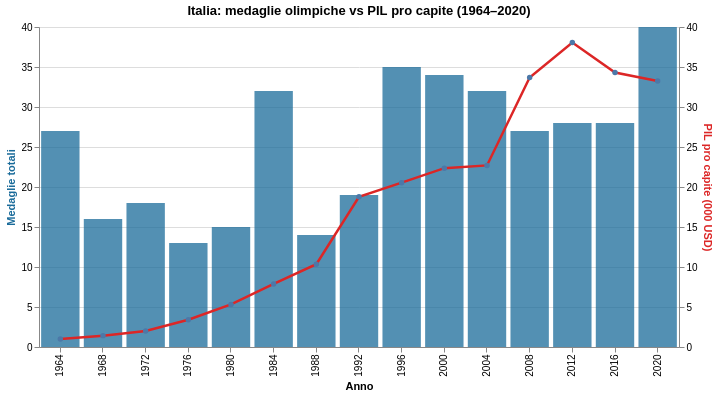

Notebook cell for this chart:
### Markdown cell above
### 6.4 Focus Italia — medaglie vs PIL pro capite

### Code cell
italy = df_summer[df_summer["country"]=="Italy"].sort_values("year").copy()
italy["gdp_k"] = italy["NY.GDP.PCAP.CD"] / 1000  # in migliaia USD

# Barre medaglie
bars_ita = (
    alt.Chart(italy)
    .mark_bar(color=BLUE, opacity=0.75)
    .encode(
        x=alt.X("year:O", title="Anno"),
        y=alt.Y("total:Q", title="Medaglie totali", axis=alt.Axis(titleColor=BLUE)),
        tooltip=["year:O", alt.Tooltip("total:Q", title="Medaglie"),
                 alt.Tooltip("gdp_k:Q", title="PIL p.c. (k$)", format=".1f")]
    )
)

# Linea PIL pro capite su asse secondario
line_gdp = (
    alt.Chart(italy.dropna(subset=["gdp_k"]))
    .mark_line(color=RED, strokeWidth=2.5, point=True)
    .encode(
        x="year:O",
        y=alt.Y("gdp_k:Q", title="PIL pro capite (000 USD)",
                axis=alt.Axis(titleColor=RED)),
        tooltip=["year:O", alt.Tooltip("gdp_k:Q", title="PIL p.c. (k$)", format=".1f"),
                 alt.Tooltip("total:Q", title="Medaglie")]
    )
)

alt.layer(bars_ita, line_gdp).resolve_scale(y="independent").properties(
    title="Italia: medaglie olimpiche vs PIL pro capite (1964–2020)",
    width=640, height=320
).display()

r_ita, p_ita = stats.pearsonr(
    italy.dropna(subset=["NY.GDP.PCAP.CD"])["total"],
    italy.dropna(subset=["NY.GDP.PCAP.CD"])["NY.GDP.PCAP.CD"])
print(f"Correlazione Italia — medaglie vs PIL pro capite: r={r_ita:.3f}  (p={p_ita:.3f})")

### Figure 1 — Vega-Lite specification as saved in the notebook (floating-point values rounded to 4 significant figures)
{"config": {"view": {"continuousWidth": 300, "continuousHeight": 300}}, "layer": [{"data": {"name": "data-9da89c2194ff69effba55dcb8aa8a7d1"}, "mark": {"type": "bar", "color": "#1A6B9A", "opacity": 0.75}, "encoding": {"tooltip": [{"field": "year", "type": "ordinal"}, {"field": "total", "title": "Medaglie", "type": "quantitative"}, {"field": "gdp_k", "format": ".1f", "title": "PIL p.c. (k$)", "type": "quantitative"}], "x": {"field": "year", "title": "Anno", "type": "ordinal"}, "y": {"axis": {"titleColor": "#1A6B9A"}, "field": "total", "title": "Medaglie totali", "type": "quantitative"}}}, {"data": {"name": "data-9da89c2194ff69effba55dcb8aa8a7d1"}, "mark": {"type": "line", "color": "#DC2626", "point": true, "strokeWidth": 2.5}, "encoding": {"tooltip": [{"field": "year", "type": "ordinal"}, {"field": "gdp_k", "format": ".1f", "title": "PIL p.c. (k$)", "type": "quantitative"}, {"field": "total", "title": "Medaglie", "type": "quantitative"}], "x": {"field": "year", "type": "ordinal"}, "y": {"axis": {"titleColor": "#DC2626"}, "field": "gdp_k", "title": "PIL pro capite (000 USD)", "type": "quantitative"}}}], "height": 320, "resolve": {"scale": {"y": "independent"}}, "title": "Italia: medaglie olimpiche vs PIL pro capite (1964–2020)", "width": 640, "$schema": "https://vega.github.io/schema/vega-lite/v6.1.0.json", "datasets": {"data-9da89c2194ff69effba55dcb8aa8a7d1": [{"edition": "1964 Summer Olympics", "edition_id": 16, "year": 1964, "country": "Italy", "country_noc": "ITA", "gold": 10, "silver": 10, "bronze": 7, "total": 27, "paese_olimpiade": "JPN", "citta_olimpiade": "Tokyo", "AG.LND.PRCP.MM": 832.0, "AG.SRF.TOTL.K2": 301300.0, "BX.KLT.DINV.WD.GD.ZS": null, "EN.POP.DNST": 173.0, "FP.CPI.TOTL.ZG": 4.137, "MS.MIL.XPND.CN": 383800000.0, "MS.MIL.XPND.GD.ZS": 2.669, "NE.CON.GOVT.CD": null, "NE.DAB.TOTL.CN": null, "NE.TRD.GNFS.ZS": null, "NV.IND.TOTL.ZS": null, "NV.SRV.TOTL.CN": null, "NV.SRV.TOTL.ZS": null, "NY.GDP.DEFL.KD.ZG": 5.678, "NY.GDP.MKTP.CD": 50280000000.0, "NY.GDP.MKTP.CN": 16220000000.0, "NY.GDP.MKTP.KD.ZG": 6.674, "NY.GDP.PCAP.CD": 990.4, "NY.GNP.MKTP.CN": 16330000000.0, "NY.GNP.PCAP.CD": 1060.0, "SE.PRM.ENRR": null, "SH.DYN.NMRT": 23.33, "SP.DYN.IMRT.IN": 41.7, "SP.DYN.LE00.IN": 69.32, "SP.POP.1564.TO.ZS": 65.48, "SP.POP.GROW": 0.6915, "SP.POP.TOTL": 50720000.0, "SP.URB.TOTL": 30470000.0, "SP.URB.TOTL.IN.ZS": 60.07, "is_winter": 0, "log_gdp_total": 24.64, "log_pop": 17.74, "log_gdp_pc": 6.899, "medals_per_million": 0.5324, "gold_share": 0.3704, "decade": "1960s", "gdp_k": 0.9904}, {"edition": "1968 Summer Olympics", "edition_id": 17, "year": 1968, "country": "Italy", "country_noc": "ITA", "gold": 3, "silver": 4, "bronze": 9, "total": 16, "paese_olimpiade": "MEX", "citta_olimpiade": "Ciudad de México", "AG.LND.PRCP.MM": 832.0, "AG.SRF.TOTL.K2": 301300.0, "BX.KLT.DINV.WD.GD.ZS": null, "EN.POP.DNST": 177.8, "FP.CPI.TOTL.ZG": 4.128, "MS.MIL.XPND.CN": 576200000.0, "MS.MIL.XPND.GD.ZS": 2.808, "NE.CON.GOVT.CD": null, "NE.DAB.TOTL.CN": null, "NE.TRD.GNFS.ZS": null, "NV.IND.TOTL.ZS": null, "NV.SRV.TOTL.CN": null, "NV.SRV.TOTL.ZS": null, "NY.GDP.DEFL.KD.ZG": 3.924, "NY.GDP.MKTP.CD": 74370000000.0, "NY.GDP.MKTP.CN": 24000000000.0, "NY.GDP.MKTP.KD.ZG": 4.807, "NY.GDP.PCAP.CD": 1421.0, "NY.GNP.MKTP.CN": 24200000000.0, "NY.GNP.PCAP.CD": 1410.0, "SE.PRM.ENRR": null, "SH.DYN.NMRT": 22.45, "SP.DYN.IMRT.IN": 35.17, "SP.DYN.LE00.IN": 70.59, "SP.POP.1564.TO.ZS": 65.27, "SP.POP.GROW": 0.7915, "SP.POP.TOTL": 52300000.0, "SP.URB.TOTL": 32560000.0, "SP.URB.TOTL.IN.ZS": 62.24, "is_winter": 0, "log_gdp_total": 25.03, "log_pop": 17.77, "log_gdp_pc": 7.26, "medals_per_million": 0.3059, "gold_share": 0.1875, "decade": "1960s", "gdp_k": 1.421}, {"edition": "1972 Summer Olympics", "edition_id": 18, "year": 1972, "country": "Italy", "country_noc": "ITA", "gold": 5, "silver": 3, "bronze": 10, "total": 18, "paese_olimpiade": "FRG", "citta_olimpiade": "München", "AG.LND.PRCP.MM": 832.0, "AG.SRF.TOTL.K2": 301300.0, "BX.KLT.DINV.WD.GD.ZS": 0.4943, "EN.POP.DNST": 182.5, "FP.CPI.TOTL.ZG": 3.424, "MS.MIL.XPND.CN": 713400000.0, "MS.MIL.XPND.GD.ZS": 2.342, "NE.CON.GOVT.CD": 18770000000.0, "NE.DAB.TOTL.CN": 38280000000.0, "NE.TRD.GNFS.ZS": 30.18, "NV.IND.TOTL.ZS": null, "NV.SRV.TOTL.CN": null, "NV.SRV.TOTL.ZS": null, "NY.GDP.DEFL.KD.ZG": 4.957, "NY.GDP.MKTP.CD": 107800000000.0, "NY.GDP.MKTP.CN": 34710000000.0, "NY.GDP.MKTP.KD.ZG": 4.943, "NY.GDP.PCAP.CD": 2007.0, "NY.GNP.MKTP.CN": 35020000000.0, "NY.GNP.PCAP.CD": 2030.0, "SE.PRM.ENRR": null, "SH.DYN.NMRT": 20.62, "SP.DYN.IMRT.IN": 30.2, "SP.DYN.LE00.IN": 71.24, "SP.POP.1564.TO.ZS": 64.38, "SP.POP.GROW": 0.5483, "SP.POP.TOTL": 53670000.0, "SP.URB.TOTL": 34470000.0, "SP.URB.TOTL.IN.ZS": 64.22, "is_winter": 0, "log_gdp_total": 25.4, "log_pop": 17.8, "log_gdp_pc": 7.605, "medals_per_million": 0.3354, "gold_share": 0.2778, "decade": "1970s", "gdp_k": 2.007}, {"edition": "1976 Summer Olympics", "edition_id": 19, "year": 1976, "country": "Italy", "country_noc": "ITA", "gold": 2, "silver": 7, "bronze": 4, "total": 13, "paese_olimpiade": "CAN", "citta_olimpiade": "Montréal", "AG.LND.PRCP.MM": 832.0, "AG.SRF.TOTL.K2": 301300.0, "BX.KLT.DINV.WD.GD.ZS": 0.3563, "EN.POP.DNST": 186.7, "FP.CPI.TOTL.ZG": 13.16, "MS.MIL.XPND.CN": 1204000000.0, "MS.MIL.XPND.GD.ZS": 2.158, "NE.CON.GOVT.CD": 30180000000.0, "NE.DAB.TOTL.CN": 61250000000.0, "NE.TRD.GNFS.ZS": 35.94, "NV.IND.TOTL.ZS": null, "NV.SRV.TOTL.CN": null, "NV.SRV.TOTL.ZS": null, "NY.GDP.DEFL.KD.ZG": 13.9, "NY.GDP.MKTP.CD": 187400000000.0, "NY.GDP.MKTP.CN": 60240000000.0, "NY.GDP.MKTP.KD.ZG": 3.557, "NY.GDP.PCAP.CD": 3409.0, "NY.GNP.MKTP.CN": 60490000000.0, "NY.GNP.PCAP.CD": 3538.0, "SE.PRM.ENRR": null, "SH.DYN.NMRT": 17.8, "SP.DYN.IMRT.IN": 23.45, "SP.DYN.LE00.IN": 72.37, "SP.POP.1564.TO.ZS": 63.68, "SP.POP.GROW": 0.6244, "SP.POP.TOTL": 54920000.0, "SP.URB.TOTL": 35980000.0, "SP.URB.TOTL.IN.ZS": 65.52, "is_winter": 0, "log_gdp_total": 25.96, "log_pop": 17.82, "log_gdp_pc": 8.134, "medals_per_million": 0.2367, "gold_share": 0.1538, "decade": "1970s", "gdp_k": 3.409}, {"edition": "1980 Summer Olympics", "edition_id": 20, "year": 1980, "country": "Italy", "country_noc": "ITA", "gold": 8, "silver": 3, "bronze": 4, "total": 15, "paese_olimpiade": "URS", "citta_olimpiade": "Moskva", "AG.LND.PRCP.MM": 832.0, "AG.SRF.TOTL.K2": 301300.0, "BX.KLT.DINV.WD.GD.ZS": 0.1856, "EN.POP.DNST": 190.5, "FP.CPI.TOTL.ZG": 15.16, "MS.MIL.XPND.CN": 2280000000.0, "MS.MIL.XPND.GD.ZS": 1.868, "NE.CON.GOVT.CD": 47640000000.0, "NE.DAB.TOTL.CN": 129700000000.0, "NE.TRD.GNFS.ZS": 41.9, "NV.IND.TOTL.ZS": null, "NV.SRV.TOTL.CN": null, "NV.SRV.TOTL.ZS": null, "NY.GDP.DEFL.KD.ZG": 16.33, "NY.GDP.MKTP.CD": 298400000000.0, "NY.GDP.MKTP.CN": 130600000000.0, "NY.GDP.MKTP.KD.ZG": 4.721, "NY.GDP.PCAP.CD": 5322.0, "NY.GNP.MKTP.CN": 131000000000.0, "NY.GNP.PCAP.CD": 5325.0, "SE.PRM.ENRR": null, "SH.DYN.NMRT": 13.5, "SP.DYN.IMRT.IN": 16.82, "SP.DYN.LE00.IN": 73.51, "SP.POP.1564.TO.ZS": 63.78, "SP.POP.GROW": 0.3923, "SP.POP.TOTL": 56040000.0, "SP.URB.TOTL": 37250000.0, "SP.URB.TOTL.IN.ZS": 66.48, "is_winter": 0, "log_gdp_total": 26.42, "log_pop": 17.84, "log_gdp_pc": 8.58, "medals_per_million": 0.2677, "gold_share": 0.5333, "decade": "1980s", "gdp_k": 5.322}, {"edition": "1984 Summer Olympics", "edition_id": 21, "year": 1984, "country": "Italy", "country_noc": "ITA", "gold": 14, "silver": 6, "bronze": 12, "total": 32, "paese_olimpiade": "USA", "citta_olimpiade": "Los Angeles", "AG.LND.PRCP.MM": 832.0, "AG.SRF.TOTL.K2": 301300.0, "BX.KLT.DINV.WD.GD.ZS": 0.1985, "EN.POP.DNST": 192.1, "FP.CPI.TOTL.ZG": 17.54, "MS.MIL.XPND.CN": 5017000000.0, "MS.MIL.XPND.GD.ZS": 1.902, "NE.CON.GOVT.CD": 78460000000.0, "NE.DAB.TOTL.CN": 282200000000.0, "NE.TRD.GNFS.ZS": 42.89, "NV.IND.TOTL.ZS": null, "NV.SRV.TOTL.CN": null, "NV.SRV.TOTL.ZS": null, "NY.GDP.DEFL.KD.ZG": 18.06, "NY.GDP.MKTP.CD": 445600000000.0, "NY.GDP.MKTP.CN": 278100000000.0, "NY.GDP.MKTP.KD.ZG": 1.464, "NY.GDP.PCAP.CD": 7885.0, "NY.GNP.MKTP.CN": 278100000000.0, "NY.GNP.PCAP.CD": 8268.0, "SE.PRM.ENRR": null, "SH.DYN.NMRT": 10.25, "SP.DYN.IMRT.IN": 13.03, "SP.DYN.LE00.IN": 74.44, "SP.POP.1564.TO.ZS": 65.45, "SP.POP.GROW": 0.1091, "SP.POP.TOTL": 56510000.0, "SP.URB.TOTL": 37800000.0, "SP.URB.TOTL.IN.ZS": 66.88, "is_winter": 0, "log_gdp_total": 26.82, "log_pop": 17.85, "log_gdp_pc": 8.973, "medals_per_million": 0.5663, "gold_share": 0.4375, "decade": "1980s", "gdp_k": 7.885}, {"edition": "1988 Summer Olympics", "edition_id": 22, "year": 1988, "country": "Italy", "country_noc": "ITA", "gold": 6, "silver": 4, "bronze": 4, "total": 14, "paese_olimpiade": "KOR", "citta_olimpiade": "Seoul", "AG.LND.PRCP.MM": 832.0, "AG.SRF.TOTL.K2": 301300.0, "BX.KLT.DINV.WD.GD.ZS": 0.2573, "EN.POP.DNST": 192.4, "FP.CPI.TOTL.ZG": 7.643, "MS.MIL.XPND.CN": 8835000000.0, "MS.MIL.XPND.GD.ZS": 1.996, "NE.CON.GOVT.CD": 107000000000.0, "NE.DAB.TOTL.CN": 469800000000.0, "NE.TRD.GNFS.ZS": 39.11, "NV.IND.TOTL.ZS": null, "NV.SRV.TOTL.CN": null, "NV.SRV.TOTL.ZS": null, "NY.GDP.DEFL.KD.ZG": 8.359, "NY.GDP.MKTP.CD": 585400000000.0, "NY.GDP.MKTP.CN": 470000000000.0, "NY.GDP.MKTP.KD.ZG": 3.019, "NY.GDP.PCAP.CD": 10340.0, "NY.GNP.MKTP.CN": 468600000000.0, "NY.GNP.PCAP.CD": 9355.0, "SE.PRM.ENRR": null, "SH.DYN.NMRT": 8.125, "SP.DYN.IMRT.IN": 10.28, "SP.DYN.LE00.IN": 75.71, "SP.POP.1564.TO.ZS": 67.61, "SP.POP.GROW": 0.01673, "SP.POP.TOTL": 56590000.0, "SP.URB.TOTL": 37820000.0, "SP.URB.TOTL.IN.ZS": 66.82, "is_winter": 0, "log_gdp_total": 27.1, "log_pop": 17.85, "log_gdp_pc": 9.244, "medals_per_million": 0.2474, "gold_share": 0.4286, "decade": "1980s", "gdp_k": 10.34}, {"edition": "1992 Summer Olympics", "edition_id": 23, "year": 1992, "country": "Italy", "country_noc": "ITA", "gold": 6, "silver": 5, "bronze": 8, "total": 19, "paese_olimpiade": "ESP", "citta_olimpiade": "Barcelona", "AG.LND.PRCP.MM": 832.0, "AG.SRF.TOTL.K2": 301300.0, "BX.KLT.DINV.WD.GD.ZS": 0.4329, "EN.POP.DNST": 192.8, "FP.CPI.TOTL.ZG": 6.006, "MS.MIL.XPND.CN": 12720000000.0, "MS.MIL.XPND.GD.ZS": 1.96, "NE.CON.GOVT.CD": 205700000000.0, "NE.DAB.TOTL.CN": 699100000000.0, "NE.TRD.GNFS.ZS": 35.51, "NV.IND.TOTL.ZS": 27.47, "NV.SRV.TOTL.CN": 463300000000.0, "NV.SRV.TOTL.ZS": 60.44, "NY.GDP.DEFL.KD.ZG": 7.336, "NY.GDP.MKTP.CD": 1064000000000.0, "NY.GDP.MKTP.CN": 698300000000.0, "NY.GDP.MKTP.KD.ZG": 2.777, "NY.GDP.PCAP.CD": 18770.0, "NY.GNP.MKTP.CN": 692000000000.0, "NY.GNP.PCAP.CD": 18110.0, "SE.PRM.ENRR": null, "SH.DYN.NMRT": 6.6, "SP.DYN.IMRT.IN": 8.55, "SP.DYN.LE00.IN": 76.8, "SP.POP.1564.TO.ZS": 68.52, "SP.POP.GROW": 0.06907, "SP.POP.TOTL": 56690000.0, "SP.URB.TOTL": 37830000.0, "SP.URB.TOTL.IN.ZS": 66.72, "is_winter": 0, "log_gdp_total": 27.69, "log_pop": 17.85, "log_gdp_pc": 9.84, "medals_per_million": 0.3351, "gold_share": 0.3158, "decade": "1990s", "gdp_k": 18.77}, {"edition": "1996 Summer Olympics", "edition_id": 24, "year": 1996, "country": "Italy", "country_noc": "ITA", "gold": 13, "silver": 10, "bronze": 12, "total": 35, "paese_olimpiade": "USA", "citta_olimpiade": "Atlanta", "AG.LND.PRCP.MM": 832.0, "AG.SRF.TOTL.K2": 301300.0, "BX.KLT.DINV.WD.GD.ZS": 0.2995, "EN.POP.DNST": 193.2, "FP.CPI.TOTL.ZG": 4.796, "MS.MIL.XPND.CN": 14610000000.0, "MS.MIL.XPND.GD.ZS": 1.678, "NE.CON.GOVT.CD": 218600000000.0, "NE.DAB.TOTL.CN": 881600000000.0, "NE.TRD.GNFS.ZS": 39.61, "NV.IND.TOTL.ZS": 26.31, "NV.SRV.TOTL.CN": 555200000000.0, "NV.SRV.TOTL.ZS": 61.38, "NY.GDP.DEFL.KD.ZG": 4.18, "NY.GDP.MKTP.CD": 1167000000000.0, "NY.GDP.MKTP.CN": 904400000000.0, "NY.GDP.MKTP.KD.ZG": 1.255, "NY.GDP.PCAP.CD": 20540.0, "NY.GNP.MKTP.CN": 891400000000.0, "NY.GNP.PCAP.CD": 21570.0, "SE.PRM.ENRR": null, "SH.DYN.NMRT": 5.175, "SP.DYN.IMRT.IN": 7.05, "SP.DYN.LE00.IN": 77.81, "SP.POP.1564.TO.ZS": 68.73, "SP.POP.GROW": 0.03776, "SP.POP.TOTL": 56830000.0, "SP.URB.TOTL": 37940000.0, "SP.URB.TOTL.IN.ZS": 66.75, "is_winter": 0, "log_gdp_total": 27.79, "log_pop": 17.86, "log_gdp_pc": 9.93, "medals_per_million": 0.6159, "gold_share": 0.3714, "decade": "1990s", "gdp_k": 20.54}, {"edition": "2000 Summer Olympics", "edition_id": 25, "year": 2000, "country": "Italy", "country_noc": "ITA", "gold": 13, "silver": 8, "bronze": 13, "total": 34, "paese_olimpiade": "AUS", "citta_olimpiade": "Sydney", "AG.LND.PRCP.MM": 832.0, "AG.SRF.TOTL.K2": 301300.0, "BX.KLT.DINV.WD.GD.ZS": 0.3317, "EN.POP.DNST": 193.4, "FP.CPI.TOTL.ZG": 2.417, "MS.MIL.XPND.CN": 18170000000.0, "MS.MIL.XPND.GD.ZS": 1.628, "NE.CON.GOVT.CD": 223300000000.0, "NE.DAB.TOTL.CN": 1080000000000.0, "NE.TRD.GNFS.ZS": 44.2, "NV.IND.TOTL.ZS": 25.2, "NV.SRV.TOTL.CN": 691400000000.0, "NV.SRV.TOTL.ZS": 61.98, "NY.GDP.DEFL.KD.ZG": 2.691, "NY.GDP.MKTP.CD": 1272000000000.0, "NY.GDP.MKTP.CN": 1115000000000.0, "NY.GDP.MKTP.KD.ZG": 1.688, "NY.GDP.PCAP.CD": 22360.0, "NY.GNP.MKTP.CN": 1109000000000.0, "NY.GNP.PCAP.CD": 22140.0, "SE.PRM.ENRR": null, "SH.DYN.NMRT": 4.075, "SP.DYN.IMRT.IN": 5.475, "SP.DYN.LE00.IN": 78.94, "SP.POP.1564.TO.ZS": 68.12, "SP.POP.GROW": 0.03165, "SP.POP.TOTL": 56890000.0, "SP.URB.TOTL": 38110000.0, "SP.URB.TOTL.IN.ZS": 66.99, "is_winter": 0, "log_gdp_total": 27.87, "log_pop": 17.86, "log_gdp_pc": 10.01, "medals_per_million": 0.5976, "gold_share": 0.3824, "decade": "2000s", "gdp_k": 22.36}, {"edition": "2004 Summer Olympics", "edition_id": 26, "year": 2004, "country": "Italy", "country_noc": "ITA", "gold": 10, "silver": 11, "bronze": 11, "total": 32, "paese_olimpiade": "GRE", "citta_olimpiade": "Athina", "AG.LND.PRCP.MM": 832.0, "AG.SRF.TOTL.K2": 302100.0, "BX.KLT.DINV.WD.GD.ZS": 1.249, "EN.POP.DNST": 193.1, "FP.CPI.TOTL.ZG": 2.615, "MS.MIL.XPND.CN": 22530000000.0, "MS.MIL.XPND.GD.ZS": 1.698, "NE.CON.GOVT.CD": 238600000000.0, "NE.DAB.TOTL.CN": 1316000000000.0, "NE.TRD.GNFS.ZS": 48.5, "NV.IND.TOTL.ZS": 23.7, "NV.SRV.TOTL.CN": 847900000000.0, "NV.SRV.TOTL.ZS": 63.87, "NY.GDP.DEFL.KD.ZG": 2.823, "NY.GDP.MKTP.CD": 1297000000000.0, "NY.GDP.MKTP.CN": 1327000000000.0, "NY.GDP.MKTP.KD.ZG": 1.556, "NY.GDP.PCAP.CD": 22700.0, "NY.GNP.MKTP.CN": 1322000000000.0, "NY.GNP.PCAP.CD": 21880.0, "SE.PRM.ENRR": 102.7, "SH.DYN.NMRT": 3.2, "SP.DYN.IMRT.IN": 4.4, "SP.DYN.LE00.IN": 80.03, "SP.POP.1564.TO.ZS": 67.11, "SP.POP.GROW": 0.2112, "SP.POP.TOTL": 57100000.0, "SP.URB.TOTL": 38440000.0, "SP.URB.TOTL.IN.ZS": 67.31, "is_winter": 0, "log_gdp_total": 27.89, "log_pop": 17.86, "log_gdp_pc": 10.03, "medals_per_million": 0.5604, "gold_share": 0.3125, "decade": "2000s", "gdp_k": 22.7}, {"edition": "2008 Summer Olympics", "edition_id": 53, "year": 2008, "country": "Italy", "country_noc": "ITA", "gold": 8, "silver": 9, "bronze": 10, "total": 27, "paese_olimpiade": "CHN", "citta_olimpiade": "Beijing", "AG.LND.PRCP.MM": 832.0, "AG.SRF.TOTL.K2": 302100.0, "BX.KLT.DINV.WD.GD.ZS": 2.24, "EN.POP.DNST": 197.1, "FP.CPI.TOTL.ZG": 2.028, "MS.MIL.XPND.CN": 23820000000.0, "MS.MIL.XPND.GD.ZS": 1.556, "NE.CON.GOVT.CD": 377900000000.0, "NE.DAB.TOTL.CN": 1537000000000.0, "NE.TRD.GNFS.ZS": 51.04, "NV.IND.TOTL.ZS": 23.09, "NV.SRV.TOTL.CN": 991400000000.0, "NV.SRV.TOTL.ZS": 64.62, "NY.GDP.DEFL.KD.ZG": 2.349, "NY.GDP.MKTP.CD": 1965000000000.0, "NY.GDP.MKTP.CN": 1535000000000.0, "NY.GDP.MKTP.KD.ZG": 1.375, "NY.GDP.PCAP.CD": 33690.0, "NY.GNP.MKTP.CN": 1536000000000.0, "NY.GNP.PCAP.CD": 32750.0, "SE.PRM.ENRR": 103.9, "SH.DYN.NMRT": 2.65, "SP.DYN.IMRT.IN": 3.75, "SP.DYN.LE00.IN": 81.07, "SP.POP.1564.TO.ZS": 66.14, "SP.POP.GROW": 0.5842, "SP.POP.TOTL": 58290000.0, "SP.URB.TOTL": 39430000.0, "SP.URB.TOTL.IN.ZS": 67.64, "is_winter": 0, "log_gdp_total": 28.31, "log_pop": 17.88, "log_gdp_pc": 10.43, "medals_per_million": 0.4632, "gold_share": 0.2963, "decade": "2000s", "gdp_k": 33.69}, {"edition": "2012 Summer Olympics", "edition_id": 54, "year": 2012, "country": "Italy", "country_noc": "ITA", "gold": 8, "silver": 9, "bronze": 11, "total": 28, "paese_olimpiade": "GBR", "citta_olimpiade": "London", "AG.LND.PRCP.MM": 832.0, "AG.SRF.TOTL.K2": 302100.0, "BX.KLT.DINV.WD.GD.ZS": 0.5789, "EN.POP.DNST": 201.7, "FP.CPI.TOTL.ZG": 2.107, "MS.MIL.XPND.CN": 24540000000.0, "MS.MIL.XPND.GD.ZS": 1.51, "NE.CON.GOVT.CD": 455000000000.0, "NE.DAB.TOTL.CN": 1644000000000.0, "NE.TRD.GNFS.ZS": 51.37, "NV.IND.TOTL.ZS": 21.8, "NV.SRV.TOTL.CN": 1075000000000.0, "NV.SRV.TOTL.ZS": 66.1, "NY.GDP.DEFL.KD.ZG": 1.626, "NY.GDP.MKTP.CD": 2270000000000.0, "NY.GDP.MKTP.CN": 1626000000000.0, "NY.GDP.MKTP.KD.ZG": -1.026, "NY.GDP.PCAP.CD": 38050.0, "NY.GNP.MKTP.CN": 1620000000000.0, "NY.GNP.PCAP.CD": 37780.0, "SE.PRM.ENRR": 101.4, "SH.DYN.NMRT": 2.425, "SP.DYN.IMRT.IN": 3.4, "SP.DYN.LE00.IN": 81.84, "SP.POP.1564.TO.ZS": 65.56, "SP.POP.GROW": 0.5349, "SP.POP.TOTL": 59650000.0, "SP.URB.TOTL": 40650000.0, "SP.URB.TOTL.IN.ZS": 68.14, "is_winter": 0, "log_gdp_total": 28.45, "log_pop": 17.9, "log_gdp_pc": 10.55, "medals_per_million": 0.4694, "gold_share": 0.2857, "decade": "2010s", "gdp_k": 38.05}, {"edition": "2016 Summer Olympics", "edition_id": 59, "year": 2016, "country": "Italy", "country_noc": "ITA", "gold": 8, "silver": 12, "bronze": 8, "total": 28, "paese_olimpiade": "BRA", "citta_olimpiade": "Rio de Janeiro", "AG.LND.PRCP.MM": 832.0, "AG.SRF.TOTL.K2": 302100.0, "BX.KLT.DINV.WD.GD.ZS": 0.6033, "EN.POP.DNST": 203.8, "FP.CPI.TOTL.ZG": 1.135, "MS.MIL.XPND.CN": 21660000000.0, "MS.MIL.XPND.GD.ZS": 1.322, "NE.CON.GOVT.CD": 402800000000.0, "NE.DAB.TOTL.CN": 1601000000000.0, "NE.TRD.GNFS.ZS": 54.7, "NV.IND.TOTL.ZS": 20.47, "NV.SRV.TOTL.CN": 1091000000000.0, "NV.SRV.TOTL.ZS": 66.6, "NY.GDP.DEFL.KD.ZG": 1.128, "NY.GDP.MKTP.CD": 2067000000000.0, "NY.GDP.MKTP.CN": 1638000000000.0, "NY.GDP.MKTP.KD.ZG": -1.015, "NY.GDP.PCAP.CD": 34310.0, "NY.GNP.MKTP.CN": 1634000000000.0, "NY.GNP.PCAP.CD": 35120.0, "SE.PRM.ENRR": 100.6, "SH.DYN.NMRT": 2.2, "SP.DYN.IMRT.IN": 3.1, "SP.DYN.LE00.IN": 82.64, "SP.POP.1564.TO.ZS": 64.63, "SP.POP.GROW": 0.0843, "SP.POP.TOTL": 60260000.0, "SP.URB.TOTL": 41770000.0, "SP.URB.TOTL.IN.ZS": 69.31, "is_winter": 0, "log_gdp_total": 28.36, "log_pop": 17.91, "log_gdp_pc": 10.44, "medals_per_million": 0.4646, "gold_share": 0.2857, "decade": "2010s", "gdp_k": 34.31}, {"edition": "2020 Summer Olympics", "edition_id": 61, "year": 2020, "country": "Italy", "country_noc": "ITA", "gold": 10, "silver": 10, "bronze": 20, "total": 40, "paese_olimpiade": "JPN", "citta_olimpiade": "Tokyo", "AG.LND.PRCP.MM": 832.0, "AG.SRF.TOTL.K2": 302100.0, "BX.KLT.DINV.WD.GD.ZS": 1.42, "EN.POP.DNST": 202.9, "FP.CPI.TOTL.ZG": 0.7203, "MS.MIL.XPND.CN": 23460000000.0, "MS.MIL.XPND.GD.ZS": 1.335, "NE.CON.GOVT.CD": 374000000000.0, "NE.DAB.TOTL.CN": 1708000000000.0, "NE.TRD.GNFS.ZS": 57.5, "NV.IND.TOTL.ZS": 20.86, "NV.SRV.TOTL.CN": 1164000000000.0, "NV.SRV.TOTL.ZS": 66.23, "NY.GDP.DEFL.KD.ZG": 1.019, "NY.GDP.MKTP.CD": 1994000000000.0, "NY.GDP.MKTP.CN": 1758000000000.0, "NY.GDP.MKTP.KD.ZG": 1.024, "NY.GDP.PCAP.CD": 33240.0, "NY.GNP.MKTP.CN": 1770000000000.0, "NY.GNP.PCAP.CD": 33340.0, "SE.PRM.ENRR": 102.1, "SH.DYN.NMRT": 1.95, "SP.DYN.IMRT.IN": 2.75, "SP.DYN.LE00.IN": 83.26, "SP.POP.1564.TO.ZS": 64.01, "SP.POP.GROW": -0.2086, "SP.POP.TOTL": 60000000.0, "SP.URB.TOTL": 41710000.0, "SP.URB.TOTL.IN.ZS": 69.53, "is_winter": 0, "log_gdp_total": 28.32, "log_pop": 17.91, "log_gdp_pc": 10.41, "medals_per_million": 0.6667, "gold_share": 0.25, "decade": "2010s", "gdp_k": 33.24}]}}
